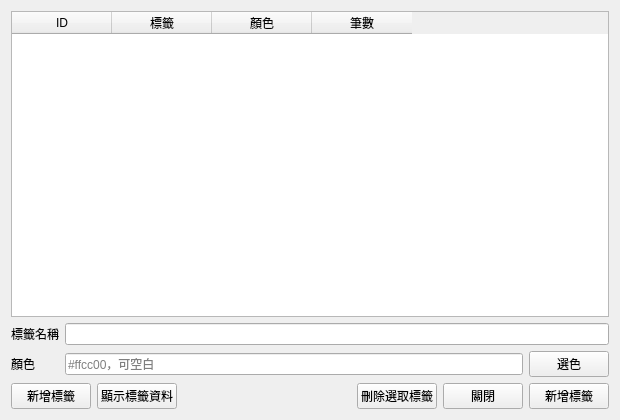
<?xml version="1.0" encoding="UTF-8"?>
<ui version="4.0">
 <class>tagManagementDialogContent</class>
 <widget class="QWidget" name="tagManagementDialogContent">
  <property name="geometry">
   <rect>
    <x>0</x>
    <y>0</y>
    <width>620</width>
    <height>420</height>
   </rect>
  </property>
  <property name="windowTitle">
   <string>標籤管理</string>
  </property>
  <property name="dialogSize" stdset="0">
   <size>
    <width>620</width>
    <height>420</height>
   </size>
  </property>
  <layout class="QVBoxLayout" name="tagManagementLayout" stretch="1,0,0">
   <property name="spacing">
    <number>6</number>
   </property>
   <property name="leftMargin">
    <number>11</number>
   </property>
   <property name="topMargin">
    <number>11</number>
   </property>
   <property name="rightMargin">
    <number>11</number>
   </property>
   <property name="bottomMargin">
    <number>11</number>
   </property>
   <item>
    <widget class="TableWidget" name="tagsTable">
     <property name="editTriggers">
      <set>QAbstractItemView::NoEditTriggers</set>
     </property>
     <property name="selectionMode">
      <enum>QAbstractItemView::SingleSelection</enum>
     </property>
     <property name="selectionBehavior">
      <enum>QAbstractItemView::SelectRows</enum>
     </property>
     <attribute name="verticalHeaderVisible">
      <bool>false</bool>
     </attribute>
     <column>
      <property name="text">
       <string>ID</string>
      </property>
     </column>
     <column>
      <property name="text">
       <string>標籤</string>
      </property>
     </column>
     <column>
      <property name="text">
       <string>顏色</string>
      </property>
     </column>
     <column>
      <property name="text">
       <string>筆數</string>
      </property>
     </column>
    </widget>
   </item>
   <item>
    <layout class="QGridLayout" name="formLayout">
     <property name="horizontalSpacing">
      <number>6</number>
     </property>
     <property name="verticalSpacing">
      <number>6</number>
     </property>
     <property name="leftMargin">
      <number>0</number>
     </property>
     <property name="topMargin">
      <number>0</number>
     </property>
     <property name="rightMargin">
      <number>0</number>
     </property>
     <property name="bottomMargin">
      <number>0</number>
     </property>
     <item row="0" column="0">
      <widget class="QLabel" name="nameLabel">
       <property name="text">
        <string>標籤名稱</string>
       </property>
      </widget>
     </item>
     <item row="0" column="1">
      <widget class="LineEdit" name="nameEdit" />
     </item>
     <item row="1" column="0">
      <widget class="QLabel" name="colorLabel">
       <property name="text">
        <string>顏色</string>
       </property>
      </widget>
     </item>
     <item row="1" column="1">
      <layout class="QHBoxLayout" name="colorRow" stretch="1,0">
       <property name="spacing">
        <number>6</number>
       </property>
       <property name="leftMargin">
        <number>0</number>
       </property>
       <property name="topMargin">
        <number>0</number>
       </property>
       <property name="rightMargin">
        <number>0</number>
       </property>
       <property name="bottomMargin">
        <number>0</number>
       </property>
       <item>
        <widget class="LineEdit" name="colorEdit">
         <property name="placeholderText">
          <string>#ffcc00，可空白</string>
         </property>
        </widget>
       </item>
       <item>
        <widget class="PushButton" name="colorButton">
         <property name="text">
          <string>選色</string>
         </property>
        </widget>
       </item>
      </layout>
     </item>
    </layout>
   </item>
   <item>
    <layout class="QHBoxLayout" name="buttonRow" stretch="0,0,1,0,0,0">
     <property name="spacing">
      <number>6</number>
     </property>
     <property name="leftMargin">
      <number>0</number>
     </property>
     <property name="topMargin">
      <number>0</number>
     </property>
     <property name="rightMargin">
      <number>0</number>
     </property>
     <property name="bottomMargin">
      <number>0</number>
     </property>
     <item>
      <widget class="PushButton" name="newButton">
       <property name="text">
        <string>新增標籤</string>
       </property>
      </widget>
     </item>
     <item>
      <widget class="PushButton" name="viewButton">
       <property name="text">
        <string>顯示標籤資料</string>
       </property>
      </widget>
     </item>
     <item>
      <spacer name="buttonRowSpacer">
       <property name="orientation">
        <enum>Qt::Horizontal</enum>
       </property>
       <property name="sizeHint" stdset="0">
        <size>
         <width>0</width>
         <height>0</height>
        </size>
       </property>
      </spacer>
     </item>
     <item>
      <widget class="PushButton" name="deleteButton">
       <property name="text">
        <string>刪除選取標籤</string>
       </property>
      </widget>
     </item>
     <item>
      <widget class="PushButton" name="closeButton">
       <property name="text">
        <string>關閉</string>
       </property>
      </widget>
     </item>
     <item>
      <widget class="PrimaryPushButton" name="saveButton">
       <property name="text">
        <string>新增標籤</string>
       </property>
      </widget>
     </item>
    </layout>
   </item>
  </layout>
 </widget>
 <customwidgets>
 <customwidget>
  <class>LineEdit</class>
  <extends>QLineEdit</extends>
  <header>qfluentwidgets</header>
 </customwidget>
 <customwidget>
  <class>PrimaryPushButton</class>
  <extends>QPushButton</extends>
  <header>qfluentwidgets</header>
 </customwidget>
 <customwidget>
  <class>PushButton</class>
  <extends>QPushButton</extends>
  <header>qfluentwidgets</header>
 </customwidget>
 <customwidget>
  <class>TableWidget</class>
  <extends>QTableWidget</extends>
  <header>qfluentwidgets</header>
 </customwidget>
 </customwidgets>
 <resources />
 <connections />
</ui>
